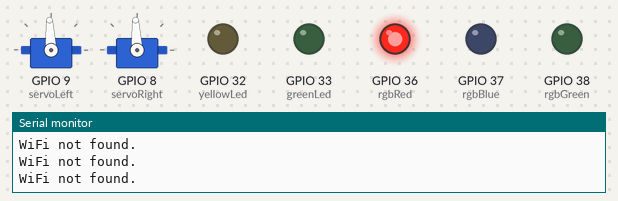
A sketch run on a simulated ESP32. Parts: 2 × servo, output pins drawn as LEDs (lit = HIGH), the last lines printed to the serial monitor. WiFi joins after 1.5 s; servers stay silent unless stated; a WiFi scan finds three made-up networks.

Above: at 0.1 s.
At 8.84 s:
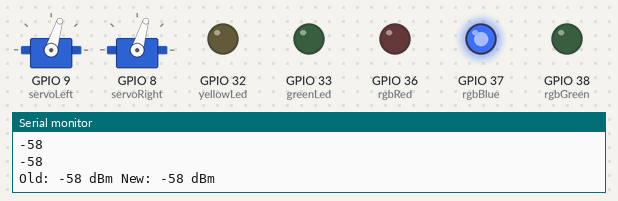
At 20.1 s:
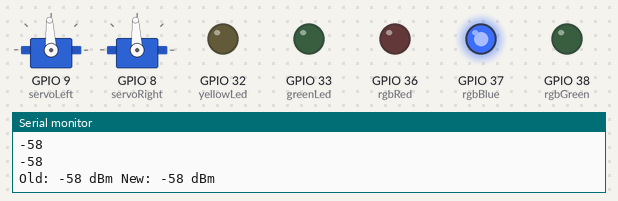
At 38.8 s:
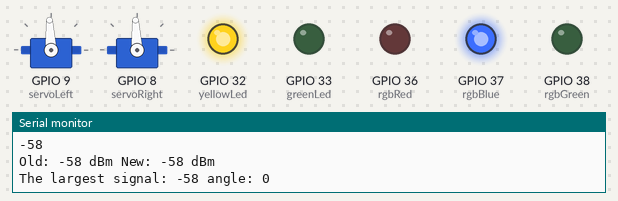
Timing chart, 0 to 40.0 s (numbered marks = the images above):
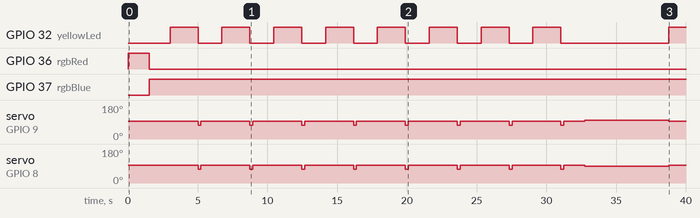

Measured:
- by itself, GPIO 32 (yellowLed): goes 7 × (HIGH 2.0 s, LOW 1.7 s), HIGH 2.0 s, LOW 7.7 s, then HIGH
- by itself, GPIO 36 (rgbRed): HIGH → LOW at 1.5 s
- by itself, GPIO 37 (rgbBlue): LOW → HIGH at 1.5 s
- by itself, servo on GPIO 9 (servoLeft): 93° → 73° at 5.0 s, → 93° 0.21 s later, → 73° 3.5 s later, → 93° 0.21 s later, … (18 changes in this stretch)
- by itself, servo on GPIO 8 (servoRight): 93° → 73° at 5.0 s, → 93° 0.21 s later, → 73° 3.5 s later, → 93° 0.21 s later, … (18 changes in this stretch)

The sketch:

WiFiGuide.ino
```cpp
/* 	Author: Kacper Turon
	WiFi source finder
		using
	Arduino & WiFi shield */

#include <Servo.h>
#include <SPI.h>
#include <WiFi.h>

const int rgbRed = A0, rgbGreen = A2, rgbBlue = A1; //Green when prorgam started, blue if connected to wifi, red if disconnected from wifi
const int greenLed = A5, yellowLed = A4; //Red - obstacle avoidance yellow - while taking RSSI measurements ; green - if the source was found ; blue - when is not connected to WiFi
Servo servoLeft, servoRight;

char ssid[]="PromisedLand"; //The lower dbm the stronger connection //GreenNET
char pass[]="waterycoconut068";


bool ssidFound = false; //Is arduino connected to the WiFi with details above
bool sourceFound = false; //Has arduino finished it task

long prevRssi = 0; //Previous measurement
long rssi = -100; //The most recent measurement

long sensorDistance = 0; //Distance from the obstacle to ultrasonic sensor/ping))) in cm
int angle = 420; //210 - 45 degrees, 420 - 90 degrees

unsigned long prevMilis,milis; //Timer for checking connection to WiFi every minute

int irValue = 0; //0 - Object below IR led 1 - no object

void setup() {
  Serial.begin(9600);
  pinMode(yellowLed, OUTPUT);
  pinMode(greenLed, OUTPUT);
  pinMode(rgbRed, OUTPUT);
  pinMode(rgbGreen, OUTPUT);
  pinMode(rgbBlue, OUTPUT);


  setColor(0,255,0);
  servoLeft.attach(9);
  servoRight.attach(8);

  ssidStatus();
  if(ssidFound){
	  scan();
	  goStraight();
	  delay(3000);
	  stayStill();
	  updateRSSI();
  }
  prevMilis = millis(); //Get time in milliseconds from when the program started
}

void loop() {

  if(ssidFound){


    if(!sourceFound){
      stayStill();
      delay(500);
      updateRSSI();

       if(rssi>-36&&prevRssi>-45){//Source found
        stayStill();
        detachServos();

        sourceFound = true;
        digitalWrite(greenLed, HIGH);
        Serial.print("Source found.");
        Serial.println();
      }

      if(prevRssi>rssi){
        turnRight();
        goStraight();
        delay(2000);

      }else{
        goStraight();
        delay(2000);
      }

    }
  }else if(!ssidFound&&!sourceFound){//Signal lost check it again
    ssidStatus();
	if(ssidFound){//If signal was found again rescan the area
		scan();
		goStraight();
		delay(6000);
		stayStill();
		updateRSSI();
	}else{
     stayStill();
	}
  }
  milis = millis();
  if(milis-prevMilis>60000){//Check WiFi every minute
	ssidStatus();
	prevMilis = millis();
  }
}

/*MOVEMENT CONTROLS*/
void turnLeft(){
  servoLeft.writeMicroseconds(1300);
  servoRight.writeMicroseconds(1300);
  delay(angle);
}
void turnRight(){
  servoLeft.writeMicroseconds(1700);
  servoRight.writeMicroseconds(1700);
  delay(angle);
}
void stayStill(){
  servoLeft.writeMicroseconds(1500);
  servoRight.writeMicroseconds(1500);
}
void goStraight(){
  servoLeft.writeMicroseconds(1550);
  servoRight.writeMicroseconds(1450);

}
void detachServos(){
  servoLeft.detach();
  servoRight.detach();
}

/*MOVEMENT CONTROLS*/

/*WIFI SHIELD CONTROLS*/
void updateRSSI(){
  digitalWrite(yellowLed, HIGH);

  prevRssi = rssi;
  long rssiTemp[5];
  byte available_networks = WiFi.scanNetworks();
  for(int i=0; i<3; i++){
      WiFi.begin(ssid,pass);
      rssiTemp[i] = WiFi.RSSI();
      Serial.print(rssiTemp[i]);
      Serial.println();
      if(rssiTemp[i]<-100||rssiTemp[i]>-10){
        rssiTemp[i] = prevRssi;
      }
  }

  rssi = (rssiTemp[0]+rssiTemp[1]+rssiTemp[2])/3;

  if(rssi-prevRssi<-15){
    rssi = prevRssi;
  }

  Serial.print("Old: ");
  Serial.print(prevRssi);
  Serial.print(" dBm ");
  Serial.print("New: ");
  Serial.print(rssi);
  Serial.print(" dBm");
  Serial.println();

  digitalWrite(yellowLed, LOW);
}

void scan(){
  int angles[8] = {0,210,420, 630,840, 1060, 1270, 1480};
  int signals[9]; //Keeps RSSI measurements for each angle in angles[]
  int maxSignal,index=0;
  angle = 0;
  for(int i = 0; i<sizeof(angles)/sizeof(angles[0]);i++){
    turnLeft();
    angle=210;
    stayStill();
    delay(1500);
    updateRSSI();
    signals[i] = rssi;
  }
  turnLeft();
  stayStill();
  delay(1500);

  maxSignal = signals[0];
  for(int i=0;i<sizeof(angles)/sizeof(angles[0]);i++)
  {
    if (signals[i] > maxSignal) {
       index = i;
       maxSignal = signals[i];
    }
  }
  Serial.print("The largest signal: ");
  Serial.print(maxSignal);
  Serial.print(" angle: ");
  Serial.print(angles[index]);
  Serial.println();

 angle = angles[index];
 turnLeft();
 angle = 414;
}

void ssidStatus(){
   int status = WL_IDLE_STATUS;

   status = WiFi.begin(ssid,pass);
   if ( status != WL_CONNECTED) {
     ssidFound = false;
	 Serial.print("WiFi not found.");
	 Serial.println();
     setColor(255,0,0);
   }
   else {
     ssidFound = true;
     setColor(0,0,255);
   }
}
/*WIFI SHIELD CONTROLS*/


/*RGB Led*/
void setColor(int red, int green, int blue)
 {
   analogWrite(rgbRed, red);
   analogWrite(rgbGreen, green);
   analogWrite(rgbBlue, blue);
 }
 /*RGB Led*/
```
